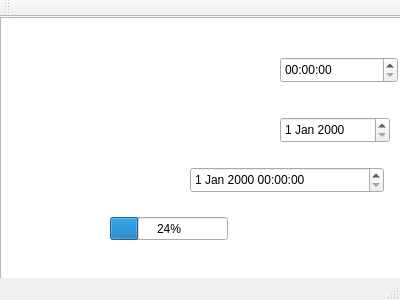
<?xml version="1.0" encoding="UTF-8"?>
<ui version="4.0">
 <class>MainWindow</class>
 <widget class="QMainWindow" name="MainWindow">
  <property name="geometry">
   <rect>
    <x>0</x>
    <y>0</y>
    <width>400</width>
    <height>300</height>
   </rect>
  </property>
  <property name="windowTitle">
   <string>MainWindow</string>
  </property>
  <widget class="QWidget" name="centralWidget">
   <widget class="QGraphicsView" name="graphicsView">
    <property name="geometry">
     <rect>
      <x>0</x>
      <y>0</y>
      <width>800</width>
      <height>480</height>
     </rect>
    </property>
   </widget>
   <widget class="QDateEdit" name="avDate">
    <property name="geometry">
     <rect>
      <x>280</x>
      <y>100</y>
      <width>110</width>
      <height>26</height>
     </rect>
    </property>
   </widget>
   <widget class="QTimeEdit" name="avTime">
    <property name="geometry">
     <rect>
      <x>280</x>
      <y>40</y>
      <width>118</width>
      <height>26</height>
     </rect>
    </property>
   </widget>
   <widget class="QProgressBar" name="progressBar">
    <property name="geometry">
     <rect>
      <x>110</x>
      <y>200</y>
      <width>118</width>
      <height>23</height>
     </rect>
    </property>
    <property name="value">
     <number>24</number>
    </property>
   </widget>
   <widget class="QDateTimeEdit" name="avDateTime">
    <property name="geometry">
     <rect>
      <x>190</x>
      <y>150</y>
      <width>194</width>
      <height>26</height>
     </rect>
    </property>
    <property name="buttonSymbols">
     <enum>QAbstractSpinBox::UpDownArrows</enum>
    </property>
    <property name="keyboardTracking">
     <bool>true</bool>
    </property>
   </widget>
  </widget>
  <widget class="QMenuBar" name="menuBar">
   <property name="geometry">
    <rect>
     <x>0</x>
     <y>0</y>
     <width>400</width>
     <height>22</height>
    </rect>
   </property>
  </widget>
  <widget class="QToolBar" name="mainToolBar">
   <attribute name="toolBarArea">
    <enum>TopToolBarArea</enum>
   </attribute>
   <attribute name="toolBarBreak">
    <bool>false</bool>
   </attribute>
  </widget>
  <widget class="QStatusBar" name="statusBar"/>
 </widget>
 <layoutdefault spacing="6" margin="11"/>
 <resources/>
 <connections/>
</ui>
